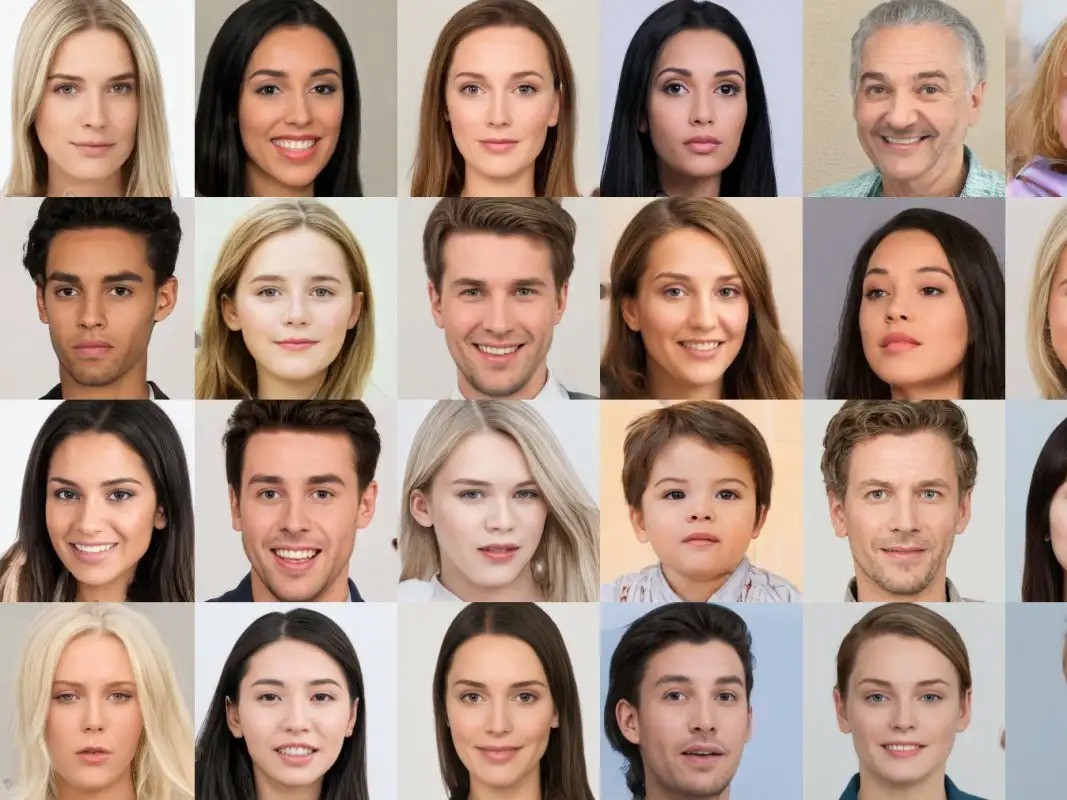
#> input picture PRI_223554170-ezgif.com-webp-to-jpg-converter.jpg, 1067 x 800 px, given in place of the camera
$ python edges.py
#> lines starting #> are read from the running program, lines starting #| are printed output that depends on the picture
import cv2
import numpy as np
import matplotlib.pyplot as plt


import cv2

def main():
    # Open the default camera (usually the first one)
    cap = cv2.VideoCapture(0)

    # Check if the camera opened successfully
    if not cap.isOpened():
        print("Error: Could not open camera.")
        return

    while True:
        # Capture frame-by-frame
        ret, frame = cap.read()
#> frame is the input picture: shape (800, 1067, 3); mean B, G, R 131.7, 145.6, 170.1

          # Step 2: Convert to grayscale
        gray = cv2.cvtColor(frame, cv2.COLOR_BGR2HSV)
#> gray: shape (800, 1067, 3); mean H, S, V 29.2, 73.4, 172.1
        #    Step 3: Apply Gaussian Blur
        blurred = cv2.GaussianBlur(gray, (1, 1), 0)
        # Step 4: Apply Canny Edge Detection
        edges = cv2.Canny(blurred, threshold1=10, threshold2=100)
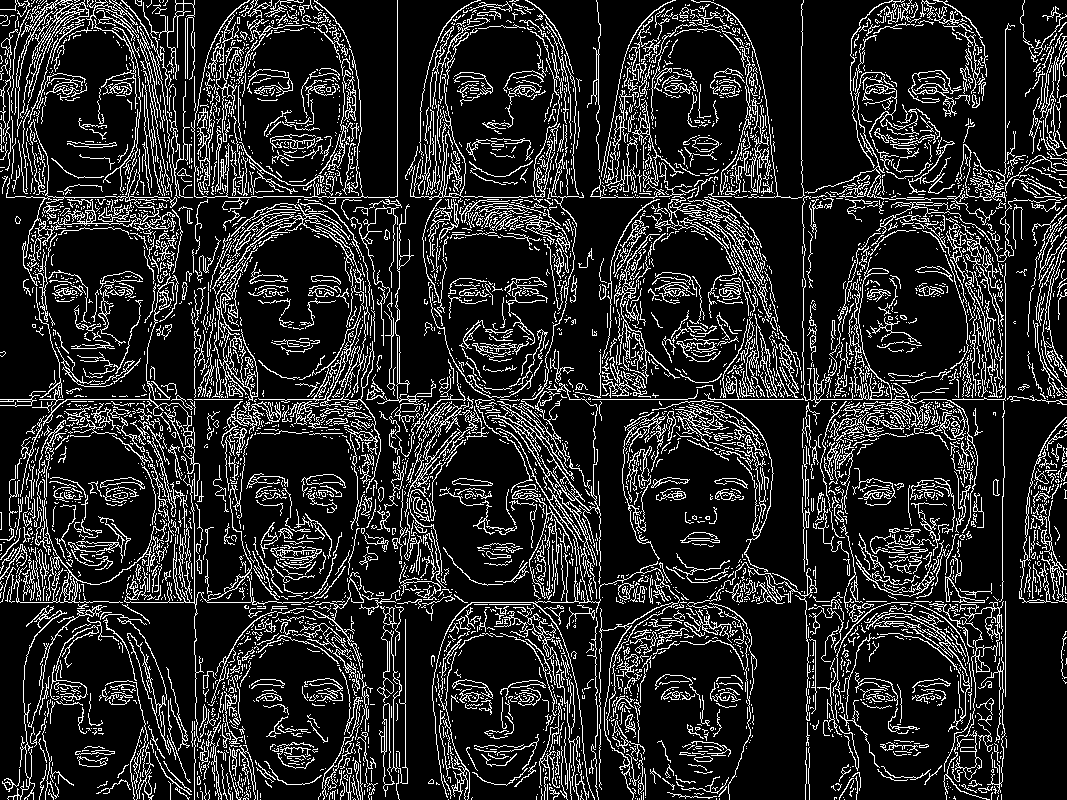
#> edges: shape (800, 1067); 15.9% white in thin lines or dots
        # Step 5: Display the original image and the edges
        plt.figure(figsize=(20, 10))
        plt.subplot(1, 3, 1)
        plt.title('Original Image')
        plt.imshow(cv2.cvtColor(frame, cv2.COLOR_BGR2RGB))
        plt.axis('off')

        plt.subplot(1, 3, 2)
        plt.title('Edges')
        plt.imshow(edges, cmap='gray')
        plt.axis('off')
        plt.subplot(1, 3, 3)
        plt.title('blurr')
        plt.imshow(cv2.cvtColor(blurred, cv2.COLOR_BGR2RGB))
        plt.axis('off')


        plt.show()
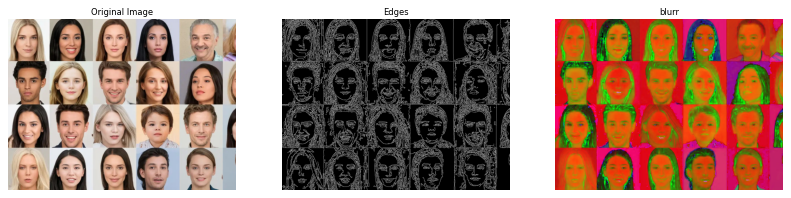
#> figure drawn by matplotlib, 3 panels

        # Display the resulting frame
        cv2.imshow('Camera', frame)

        # Break the loop if 'q' is pressed
        if cv2.waitKey(1) & 0xFF == ord('q'):
#> (key q is pressed here)
            break

    # Release the camera and close the window
    cap.release()
    cv2.destroyAllWindows()

if __name__ == "__main__":
    main()
